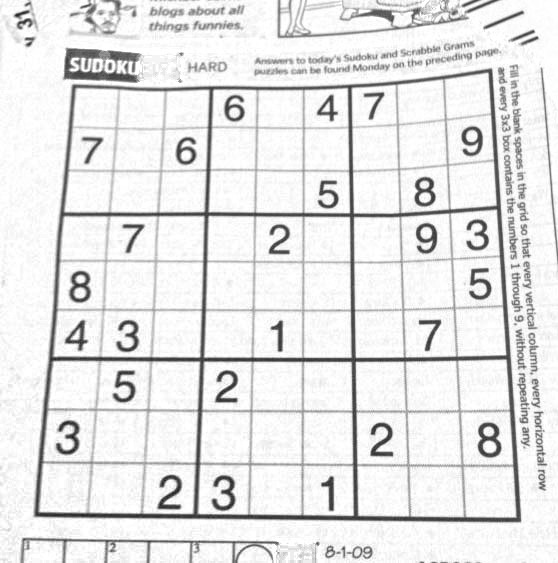
//> input picture build/sample_images/00.jpg, 558 x 563 px
$ ./sudoku_detection ../build/sample_images/00.jpg   (built with g++ and OpenCV 4)
//> lines starting //> are read from the running program, lines starting //| are printed output that depends on the picture; after the words box and inside, x2 and y2 are one past the last pixel; in counts of white or black regions, pixels touching at a corner belong together
/**
 * @file sudoku_detection.cpp
 * @author Nguyen Quang <nguyenquang.emailbox@gmail.com>
 * @brief The Sudoku board detection implementation
 * @since 0.0.1
 *
 * @copyright Copyright (c) 2015, Nguyen Quang, all rights reserved.
 *
 */

#include <iostream>
#include <sstream>

#include <opencv2/core/core.hpp>
#include <opencv2/highgui/highgui.hpp>
#include <opencv2/imgproc/imgproc.hpp>

/**
 * @brief Select the top contours by their area.
 *
 * @param[in] input_contours The input contours.
 * @param[in] number_of_desired_contours The number of desired contours.
 * @return The top desired contours.
 * @since 0.0.1
 */
std::vector<std::vector<cv::Point>> select_top_contours(std::vector<std::vector<cv::Point>> input_contours,
                                                        int number_of_desired_contours);

/**
 * @brief The main function.
 *
 * @param[in] argc The argument count.
 * @param[in] argv The argument vector.
 * @return The status value.
 * @since 0.0.1
 */
int main(int argc, char** argv)
{
    if (argc != 2)
    {
        printf("To run the Sudoku board detection, type ./sudoku_detection <image_file>\n");
        return 1;
    }
    cv::Mat image = cv::imread(argv[1], 1);
//> image is the input picture: 563 rows x 558 cols, CV_8UC3; min 26, max 255, mean 229.4
    if (image.empty())
    {
        printf("The input image is empty.\n");
        return 1;
    }

    cv::Mat gray_image;
    cv::cvtColor(image, gray_image, cv::COLOR_BGR2GRAY);

    cv::Mat dilate_image;
    cv::dilate(gray_image, dilate_image, cv::Mat(), cv::Point(-1, -1), 1, 1, 1);
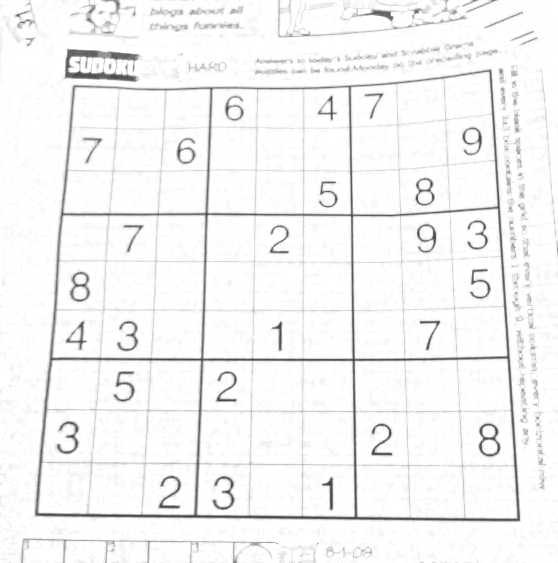
//> dilate_image: 563 rows x 558 cols, CV_8UC1; min 57, max 255, mean 244.3

    cv::Mat edge_dilate_image;
    cv::Canny(dilate_image, edge_dilate_image, 50, 100, 3);
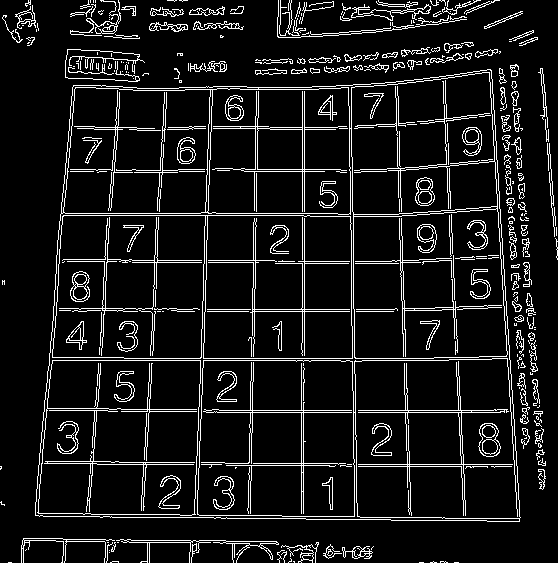
//> edge_dilate_image: 563 rows x 558 cols, CV_8UC1; 9.2% white in thin lines or dots

    std::vector<std::vector<cv::Point>> contours;
    std::vector<cv::Vec4i> hierarchy;
    cv::findContours(edge_dilate_image, contours, hierarchy, cv::RETR_EXTERNAL, cv::CHAIN_APPROX_SIMPLE);
//> contours = 244 contours, 180 with area under 20; largest, box (x1, y1, x2, y2) and area: (35, 69, 521, 522) 196622, (116, 539, 279, 563) 316, (351, 4, 431, 21) 313, (70, 0, 121, 36) 254, (342, 546, 373, 559) 160
    contours = select_top_contours(contours, 0);
//> after the loop in select_top_contours, `for (size_t i = 0; i < input_contours.size(); i++)`: input_contours_areas = 244 values, max 196622.5 at index 126, min 0 at index 0, mean 825.2
//> in select_top_contours, `std::sort(input_contours_areas.begin(), input_contours_areas.end());`: input_contours_areas = 244 values from 0 to 196622.5
//> in select_top_contours, `std::reverse(input_contours_areas.begin(), input_contours_areas.end());`: input_contours_areas = 244 values, max 196622.5 at index 0, min 0 at index 176, mean 825.2
//> contours = 1 contour; box (x1, y1, x2, y2) and area: (35, 69, 521, 522) 196622

    cv::Mat contours_image = cv::Mat::zeros(gray_image.size(), CV_8UC1);
    for (size_t i = 0; i < contours.size(); i++)
    {
        cv::drawContours(contours_image, contours, i, 255, cv::FILLED);
    }
//> this loop made 1 pass
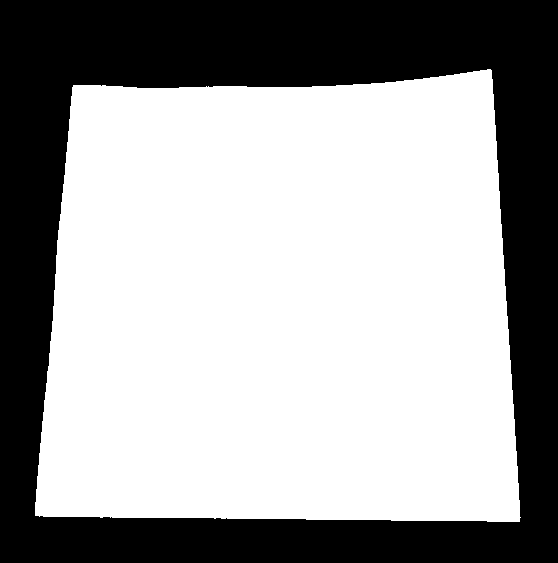
//> contours_image: 563 rows x 558 cols, CV_8UC1; 62.9% white; 1 black region, box (x1, y1, x2, y2) and area: (0, 0, 558, 563) 116639

    cv::Mat main_image;
    cv::bitwise_and(contours_image, gray_image, main_image);
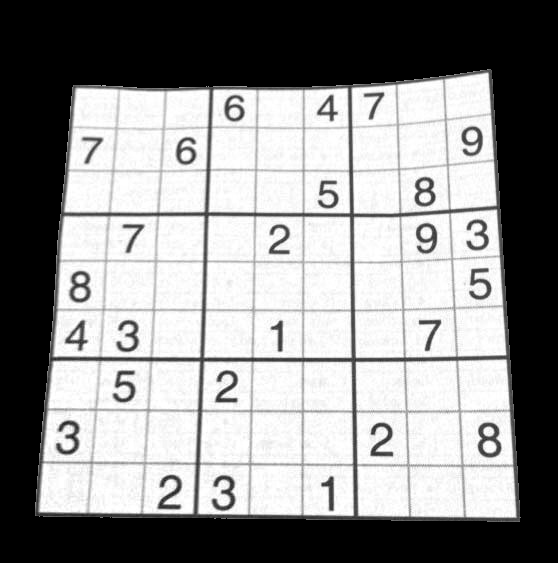
//> main_image: 563 rows x 558 cols, CV_8UC1; min 0, max 255, mean 142.5

    cv::Mat edge_main_image;
    cv::Canny(main_image, edge_main_image, 100, 200, 3);
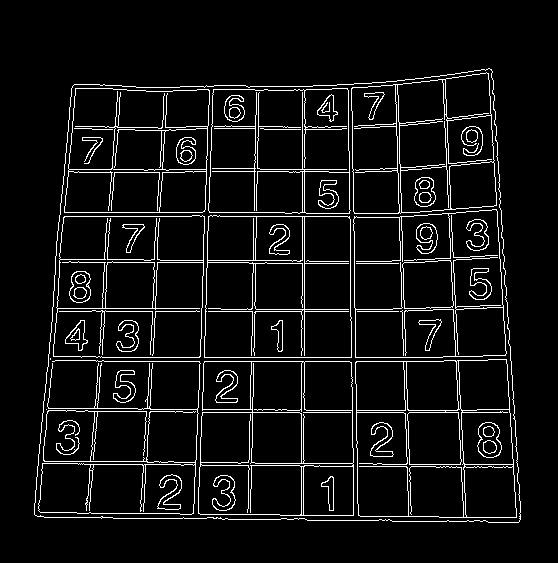
//> edge_main_image: 563 rows x 558 cols, CV_8UC1; 6.6% white in thin lines or dots, all inside (x1, y1, x2, y2) = (34, 68, 521, 523)
    cv::dilate(edge_main_image, edge_main_image, cv::Mat(), cv::Point(-1, -1), 1, 1, 1);
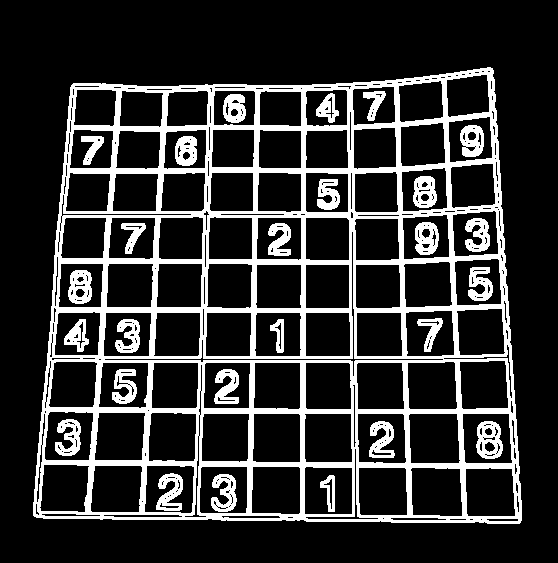
//> edge_main_image: 563 rows x 558 cols, CV_8UC1; 19.4% white; 27 white regions
    std::vector<std::vector<cv::Point>> contours_2;
    std::vector<cv::Vec4i> hierarchy_2;
    cv::findContours(edge_main_image, contours_2, hierarchy_2, cv::RETR_TREE, cv::CHAIN_APPROX_NONE);
//> contours_2 = 449 contours, 238 with area under 20; largest, box (x1, y1, x2, y2) and area: (33, 67, 522, 524) 200126, (408, 413, 461, 464) 2454, (410, 467, 463, 517) 2386, (462, 413, 513, 464) 2357, (357, 413, 407, 464) 2340
    if (contours_2.size() > 81)
    {
        contours_2 = select_top_contours(contours_2, 81);
//> after the loop in select_top_contours (call 2), `for (size_t i = 0; i < input_contours.size(); i++)`: output_contours = 82 contours; largest, box (x1, y1, x2, y2) and area: (33, 67, 522, 524) 200126, (408, 413, 461, 464) 2454, (410, 467, 463, 517) 2386, (462, 413, 513, 464) 2357, (357, 413, 407, 464) 2340
//> contours_2 has the same summary as output_contours in select_top_contours
    }
    contours_2.erase(contours_2.begin(), contours_2.begin() + 1);
//> contours_2 = 81 contours; largest, box (x1, y1, x2, y2) and area: (408, 413, 461, 464) 2454, (410, 467, 463, 517) 2386, (462, 413, 513, 464) 2357, (357, 413, 407, 464) 2340, (358, 467, 408, 516) 2310

    std::vector<cv::Point> centre_point;
    for (size_t i = 0; i < contours_2.size(); i++)
    {
        cv::Point average_point;
        for (size_t j = 0; j < contours_2[i].size(); j++)
        {
            average_point += contours_2[i][j];
        }
        average_point.x /= contours_2[i].size();
        average_point.y /= contours_2[i].size();
        centre_point.push_back(average_point);
    }
//> this loop made 81 passes
//> after the loop, centre_point = 81 Points (x, y), first 12: [489, 492], [436, 491], [382, 491], [328, 490], [275, 489], [223, 489], [168, 488], [116, 488], [64, 487], [486, 438], [433, 438], [381, 437]

    cv::Mat output_image = image.clone();
    for (size_t i = 0; i < contours_2.size(); i++)
    {
        cv::drawContours(output_image, contours_2, i, 255, 2);
        cv::circle(output_image, centre_point[i], 1, cv::Scalar(0, 0, 255), 4, 8, 0);
    }
//> this loop made 81 passes
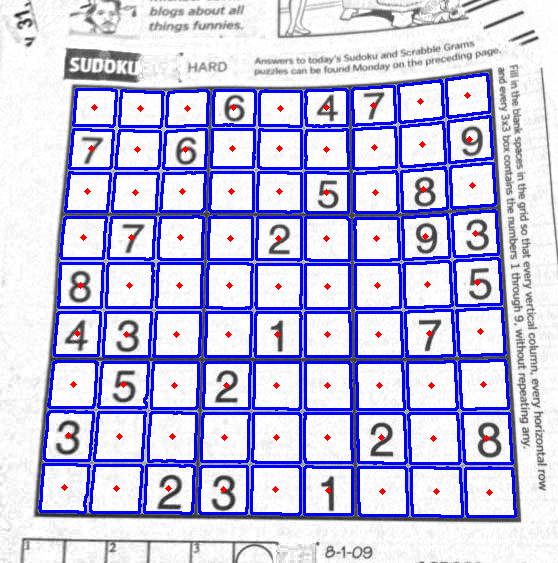
//> output_image: 563 rows x 558 cols, CV_8UC3; 14.39% of pixels changed, all inside (x1, y1, x2, y2) = (38, 73, 517, 518)

    cv::imshow("image", image);
    cv::imshow("output_image", output_image);
    cv::waitKey();

    return 0;
}

std::vector<std::vector<cv::Point>> select_top_contours(std::vector<std::vector<cv::Point>> input_contours,
                                                        int number_of_desired_contours)
{
    if (input_contours.size() == 0)
    {
        return input_contours;
    }
    else
    {
        std::vector<double> input_contours_areas;
        for (size_t i = 0; i < input_contours.size(); i++)
        {
            input_contours_areas.push_back(contourArea(input_contours[i]));
        }

        std::sort(input_contours_areas.begin(), input_contours_areas.end());
        std::reverse(input_contours_areas.begin(), input_contours_areas.end());

        ///Remove noise contours
        std::vector<std::vector<cv::Point>> output_contours;
        for (size_t i = 0; i < input_contours.size(); i++)
        {
            if (cv::contourArea(input_contours[i]) >= input_contours_areas[number_of_desired_contours])
            {
                output_contours.push_back(input_contours[i]);
            }
        }
        return output_contours;
    }
}

$ run again, on build/sample_images/02.jpg
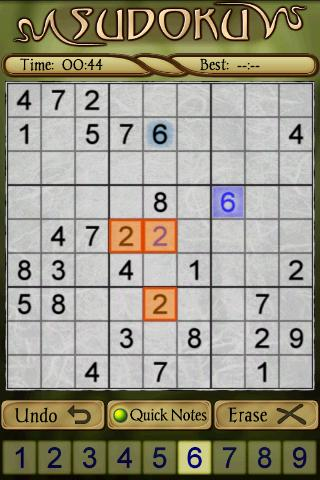
//> input picture build/sample_images/02.jpg, 320 x 480 px
//> image is the input picture: 480 rows x 320 cols, CV_8UC3; mean B, G, R 131.4, 148.4, 152.8
//> `cv::Canny(dilate_image, edge_dilate_image, 50, 100, 3);`:
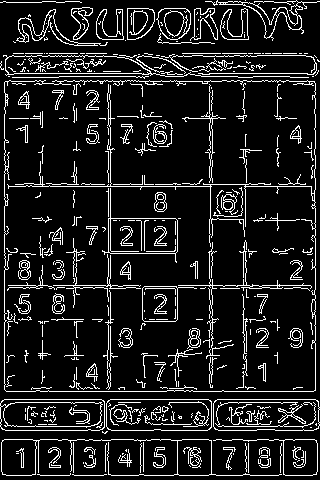
//> edge_dilate_image: 480 rows x 320 cols, CV_8UC1; 11.8% white in thin lines or dots
//> `cv::findContours(edge_dilate_image, contours, hierarchy, cv::RETR_EXTE..`: contours = 92 contours, 72 with area under 20; largest, box (x1, y1, x2, y2) and area: (4, 80, 316, 392) 96277, (106, 399, 212, 431) 3226, (213, 399, 320, 431) 3218, (0, 399, 105, 431) 3192, (1, 439, 282, 476) 2431
//> the loop in select_top_contours, `for (size_t i = 0; i < input_contours.size(); i++)` made 92 passes
//> after the loop in select_top_contours, `for (size_t i = 0; i < input_contours.size(); i++)`: input_contours_areas = 92 values, max 96277 at index 29, min 0 at index 0, mean 1263.6
//> in select_top_contours, `std::sort(input_contours_areas.begin(), input_contours_areas.end());`: input_contours_areas = 92 values from 0 to 96277
//> in select_top_contours, `std::reverse(input_contours_areas.begin(), input_contours_areas.end());`: input_contours_areas = 92 values, max 96277 at index 0, min 0 at index 47, mean 1263.6
//> `contours = select_top_contours(contours, 0);`: contours = 1 contour; box (x1, y1, x2, y2) and area: (4, 80, 316, 392) 96277
//> the loop `for (size_t i = 0; i < contours.size(); i++)` made 1 pass
//> `cv::findContours(edge_main_image, contours_2, hierarchy_2, cv::RETR_TR..`: contours_2 = 157 contours, 41 with area under 20; largest, box (x1, y1, x2, y2) and area: (2, 78, 318, 394) 97032, (210, 187, 246, 220) 1046, (9, 119, 40, 150) 891, (43, 84, 74, 116) 884, (9, 356, 40, 387) 883
//> after the loop in select_top_contours (call 2), `for (size_t i = 0; i < input_contours.size(); i++)`: output_contours = 82 contours; largest, box (x1, y1, x2, y2) and area: (2, 78, 318, 394) 97032, (210, 187, 246, 220) 1046, (9, 119, 40, 150) 891, (43, 84, 74, 116) 884, (9, 356, 40, 387) 883
//> `contours_2 = select_top_contours(contours_2, 81);`: contours_2 has the same summary as output_contours in select_top_contours
//> `contours_2.erase(contours_2.begin(), contours_2.begin() + 1);`: contours_2 = 81 contours; largest, box (x1, y1, x2, y2) and area: (210, 187, 246, 220) 1046, (9, 119, 40, 150) 891, (43, 84, 74, 116) 884, (9, 356, 40, 387) 883, (9, 85, 40, 116) 882
//> the loop `for (size_t i = 0; i < contours_2.size(); i++)` made 81 passes
//> after the loop `for (size_t i = 0; i < contours_2.size(); i++)`: centre_point = 81 Points (x, y), first 12: [295, 371], [261, 371], [227, 371], [159, 371], [125, 371], [91, 371], [57, 371], [23, 371], [193, 370], [295, 337], [261, 337], [227, 337]
//> the loop `for (size_t i = 0; i < contours_2.size(); i++)` made 81 passes
//> after the loop `for (size_t i = 0; i < contours_2.size(); i++)`:
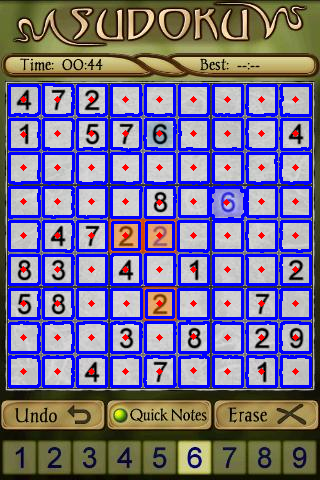
//> output_image: 480 rows x 320 cols, CV_8UC3; 19.92% of pixels changed, all inside (x1, y1, x2, y2) = (8, 83, 312, 388)

$ run again, on build/sample_images/03.jpg
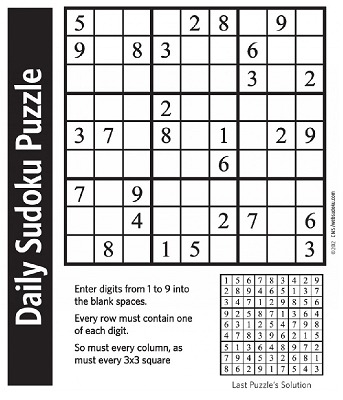
//> input picture build/sample_images/03.jpg, 343 x 400 px
//> image is the input picture: 400 rows x 343 cols, CV_8UC3; mean B, G, R 200.9, 200.6, 201.2
//> `cv::Canny(dilate_image, edge_dilate_image, 50, 100, 3);`:
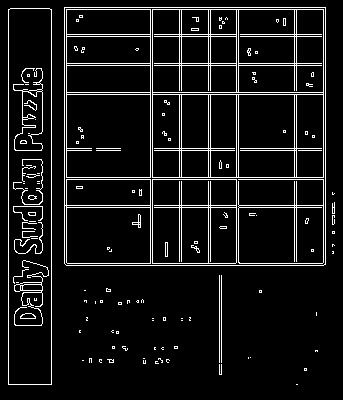
//> edge_dilate_image: 400 rows x 343 cols, CV_8UC1; 7.8% white in thin lines or dots
//> `cv::findContours(edge_dilate_image, contours, hierarchy, cv::RETR_EXTE..`: contours = 51 contours, 49 with area under 20; largest, box (x1, y1, x2, y2) and area: (64, 7, 326, 266) 67334, (8, 8, 52, 385) 16165
//> the loop in select_top_contours, `for (size_t i = 0; i < input_contours.size(); i++)` made 51 passes
//> in select_top_contours, `std::sort(input_contours_areas.begin(), input_contours_areas.end());`: input_contours_areas = 51 values from 0 to 67334.5
//> in select_top_contours, `std::reverse(input_contours_areas.begin(), input_contours_areas.end());`: input_contours_areas = 51 values, max 67334.5 at index 0, min 0 at index 34, mean 1639.2
//> `contours = select_top_contours(contours, 0);`: contours = 1 contour; box (x1, y1, x2, y2) and area: (64, 7, 326, 266) 67334
//> the loop `for (size_t i = 0; i < contours.size(); i++)` made 1 pass
//> `cv::findContours(edge_main_image, contours_2, hierarchy_2, cv::RETR_TR..`: contours_2 = 126 contours, 20 with area under 20; largest, box (x1, y1, x2, y2) and area: (63, 6, 327, 268) 66388, (96, 208, 122, 234) 622, (182, 37, 208, 63) 622, (240, 208, 266, 234) 620, (182, 208, 208, 234) 620
//> the loop in select_top_contours (call 2), `for (size_t i = 0; i < input_contours.size(); i++)` made 126 passes
//> after the loop in select_top_contours (call 2), `for (size_t i = 0; i < input_contours.size(); i++)`: output_contours = 82 contours; largest, box (x1, y1, x2, y2) and area: (63, 6, 327, 268) 66388, (96, 208, 122, 234) 622, (182, 37, 208, 63) 622, (240, 208, 266, 234) 620, (182, 208, 208, 234) 620
//> `contours_2 = select_top_contours(contours_2, 81);`: contours_2 has the same summary as output_contours in select_top_contours
//> `contours_2.erase(contours_2.begin(), contours_2.begin() + 1);`: contours_2 = 81 contours; largest, box (x1, y1, x2, y2) and area: (96, 208, 122, 234) 622, (182, 37, 208, 63) 622, (240, 208, 266, 234) 620, (182, 208, 208, 234) 620, (182, 151, 208, 177) 620
//> the loop `for (size_t i = 0; i < contours_2.size(); i++)` made 81 passes
//> after the loop `for (size_t i = 0; i < contours_2.size(); i++)`: centre_point = 81 Points (x, y), first 12: [309, 249], [281, 249], [252, 248], [222, 248], [194, 249], [166, 249], [136, 249], [108, 248], [79, 248], [309, 220], [280, 220], [252, 220]
//> the loop `for (size_t i = 0; i < contours_2.size(); i++)` made 81 passes
//> after the loop `for (size_t i = 0; i < contours_2.size(); i++)`:
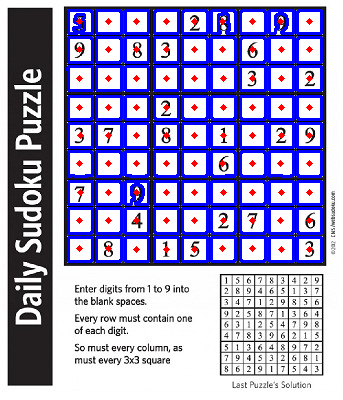
//> output_image: 400 rows x 343 cols, CV_8UC3; 18.74% of pixels changed, all inside (x1, y1, x2, y2) = (66, 9, 323, 263)
